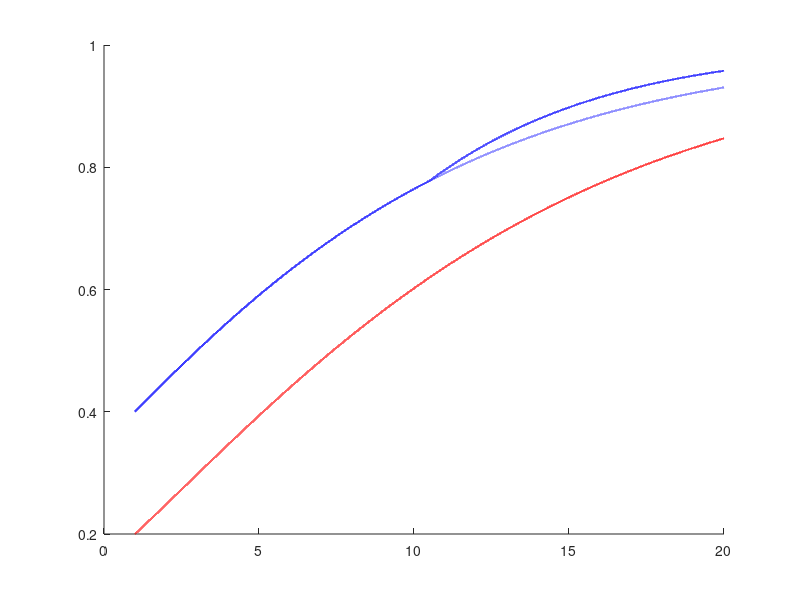

This figure's MATLAB source: (Note: this script raises an error after producing the figure.)
clear
close all
rng(1)

n=[100,500,1000,5000,10000];

c=0.5;
eff=1;

times=20;

level=0.95;
bootstrap_replications=1000;

T=100000;
time=linspace(1,times,T);


EY0s_1=0.4;
EY0s_2=0.2;

t_star=ceil(T/2);

tau=[zeros(t_star,1);ones(T-t_star,1)]*eff;

sims=1000;


eta=1+sqrt(linspace(1,times,T)/times)'-0.5*((linspace(1,times,T)/times-(1/2)).^2)';
h_1=(eta+c)/T;
h_2=(eta)/T;
h_1_treat=h_1+tau/T;

H_1=cumsum(h_1(2:end));
H_2=cumsum(h_2(2:end));

H_1_treat=cumsum(h_1_treat(2:end));


EY0_1=1-exp(-H_1)*(1-EY0s_1);
EY0_2=1-exp(-H_2)*(1-EY0s_2);

EY0_1_treat=1-exp(-H_1_treat)*(1-EY0s_1);

EY0_1=[EY0s_1;EY0_1];
EY0_2=[EY0s_2;EY0_2];
EY0_1_treat=[EY0s_1;EY0_1_treat];

%EY0_treat=1-exp(-H_1_treat)*(1-EY0s_1);

figure()
hold on

plot(linspace(1,times,T)',EY0_1_treat,'b','LineWidth',1.5)
plot(linspace(1,times,T)',EY0_2,'r','LineWidth',1.5)
plot(linspace(1,times,T)',EY0_1,'--b','LineWidth',1.5)
xl = xline((t_star)*((times-1)/(T-1))+1,'-.','$t^*$','fontsize',12,'Interpreter','latex');
hold off

%h=title(strcat('$n=$',num2str(n(l))),'Interpreter','latex');
xlabel('$t$','fontsize',12,'Interpreter','latex');
ylabel('Mean Outcome','fontsize',12,'Interpreter','latex');

lgd=legend({'$E[Y_{t,i}|G_i=1]$','$E[Y_{t,i}|G_i=2]$','$E[Y_{t,i}^{(0)}|G_i=1]$'},'Interpreter','latex','fontsize',10);
lgd.Location='southeast';
set(gcf,'position',[10,10,480,360]);
set(gca,'FontSize',12);
print(strcat('True Mean Outcomes','.jpg'),'-djpeg'); 

figure()
hold on
plot(linspace(1,times,T-1)',((T-1)/(times))*H_1_treat./(1:T-1)','b','LineWidth',1.5)
plot(linspace(1,times,T-1)',((T-1)/(times))*H_2./(1:T-1)','r','LineWidth',1.5)
plot(linspace(1,times,T-1)',((T-1)/(times))*H_1./(1:T-1)','--b','LineWidth',1.5)
xl = xline((t_star)*((times-1)/(T-1))+1,'-.','$t^*$','fontsize',12,'Interpreter','latex');
hold off


%h=title(strcat('$n=$',num2str(n)),'Interpreter','latex');
xlabel('$t$','fontsize',12,'Interpreter','latex');
ylabel('Time-Average Hazard','fontsize',12,'Interpreter','latex');

lgd=legend({'$\Delta_{t-1}R_{1,t}/(t-1)$','$\Delta_{t-1}R_{2,t}/(t-1)$','$\Delta_{t-1}R^{(0)}_{1,t}/(t-1)$'},'Interpreter','latex','fontsize',10);
lgd.Location='southeast';
set(gcf,'position',[10,10,480,360]);
set(gca,'FontSize',12);
print(strcat('True Time-Average Hazards','.jpg'),'-djpeg'); 

inc=floor(T/times);
t_star=floor(t_star/inc);

for l=1:size(n,2)

n1=n(l);
n2=n(l);

l
for m=1:sims

%Now let's draw individual-level data

y1t=zeros(times,1);
tau_true=zeros(times,1);

Y1obs=zeros(n1,times);
Y2obs=zeros(n2,times);

Y1obs(:,1)=binornd(1,EY0_1(1),n1,1);
Y2obs(:,1)=binornd(1,EY0_2(1),n2,1);

y1t(1)=EY0_1(1);
tau_true(1)=0;

for t=2:times

prob1=( EY0_1_treat((t-1)*inc) - EY0_1_treat((t-2)*inc+1) )/(1-EY0_1_treat((t-2)*inc+1));
prob2=( EY0_2((t-1)*inc) - EY0_2((t-2)*inc+1) )/(1-EY0_2((t-2)*inc+1));

Y1obs(:,t)=binornd(1,prob1,n1,1);
Y2obs(:,t)=binornd(1,prob2,n2,1);

y1t(t)=EY0_1((t-1)*inc);

tau_true(t)=EY0_1_treat((t-1)*inc)-EY0_1((t-1)*inc);
end




Y1obs=(cumsum(Y1obs,2)>0);
Y2obs=(cumsum(Y2obs,2)>0);

D=[ones(n1,1);zeros(n2,1)];
absorbed_time=[sum(Y1obs==0,2)+1;sum(Y2obs==0,2)+1];

out=durationDiD(absorbed_time,D,[],t_star,1,20,'common dynamics',bootstrap_replications,level,level);



y1=mean(Y1obs,1)';
y2=mean(Y2obs,1)';
chat_classic=mean(y1(1:t_star)-y2(1:t_star));
y1pred_classic=y2+chat_classic;
tau_classic=y1-y1pred_classic;


%bootstrap classid DiD


splits=ceil((bootstrap_replications*times*(n1+n2))/100000000); %split up the bootstrap so we don't run into memory problems

boots=ceil(bootstrap_replications/splits);

for s=1:splits

inds1=randi(n1,n1,boots);
inds2=randi(n2,n2,boots);

Y1b=Y1obs(inds1,:);
Y2b=Y2obs(inds2,:);

for b=1:boots
y1b=mean(Y1b((b-1)*n1+1:b*n1,:),1)';
y2b=mean(Y2b((b-1)*n2+1:b*n2,:),1)';
chat_classic=mean(y1b(1:t_star)-y2b(1:t_star));
y1pred_classicb(:,(s-1)*boots+b)=y2b+chat_classic;
tau_classicb(:,(s-1)*boots+b)=y1b-y1pred_classicb(:,(s-1)*boots+b);
parclassb(:,(s-1)*boots+b)=(y1b(1:t_star-1)-y2b(1:t_star-1))-(y1b(t_star)-y2b(t_star));
end
end


std_classic=sqrt(var(y1pred_classicb,[],2));
bootdiffs_classic=abs(y1pred_classicb-y1pred_classic)./std_classic;
std_classic_tau=sqrt(var(tau_classicb,[],2));
taudiffs_classic=abs(tau_classicb-tau_classic)./std_classic_tau;
std_parrclass=sqrt(var(parclassb,[],2));
parrclass=(y1(1:t_star-1)-y2(1:t_star-1))-(y1(t_star-1)-y2(t_star-1));
bootparrclass=abs(parclassb(1:t_star-2,:)-parrclass(1:t_star-2))./std_parrclass(1:t_star-2);
c_parrclass=quantile(max(bootparrclass,[],1),level,2);
CI_parrclass=[parrclass-c_parrclass*std_parrclass,parrclass+c_parrclass*std_parrclass];
c_unif_classic=quantile(max(bootdiffs_classic(t_star+1:end,:),[],1),level,2);
CI_unif_classic=[y1pred_classic-c_unif_classic*std_classic,y1pred_classic+c_unif_classic*std_classic];
c_pointwise_classic=quantile(bootdiffs_classic,level,2);
CI_pointwise_classic=[y1pred_classic-c_pointwise_classic.*std_classic,y1pred_classic+c_pointwise_classic.*std_classic];
c_unif_classic_tau=quantile(max(taudiffs_classic(t_star+1:end,:),[],1),level,2);
CI_unif_classic_tau=[tau_classic-c_unif_classic_tau*std_classic_tau,tau_classic+c_unif_classic_tau*std_classic_tau];
c_pointwise_classic_tau=quantile(taudiffs_classic,level,2);
CI_pointwise_classic_tau=[tau_classic-c_pointwise_classic_tau.*std_classic_tau,tau_classic+c_pointwise_classic_tau.*std_classic_tau];


p_values(m)=out.p_value;
CI_parrcorr(m)=all(out.CI_delta(1,2:end)<=0)*all(out.CI_delta(2,2:end)>=0);
CI_unifcorr(m)=all((out.CI_EY1_uniform(1,t_star+1:end)<=y1t(t_star+1:end)').*(out.CI_EY1_uniform(2,t_star+1:end)>=y1t(t_star+1:end)'));
CI_pointwisecorr(m)=mean((out.CI_EY1_pointwise(1,t_star+1:end)<=y1t(t_star+1:end)').*(out.CI_EY1_pointwise(2,t_star+1:end)>=y1t(t_star+1:end)'));
CI_unifcorr_tau(m)=all((out.CI_tau_uniform(1,t_star+1:end)<=tau_true(t_star+1:end)').*(out.CI_tau_uniform(2,t_star+1:end)>=tau_true(t_star+1:end)'));
CI_pointwisecorr_tau(m)=mean((out.CI_tau_pointwise(1,t_star+1:end)<=tau_true(t_star+1:end)').*(out.CI_tau_pointwise(2,t_star+1:end)>=tau_true(t_star+1:end)'));


CI_parrcorrclass(m)=all((abs(parrclass(1:t_star-1))./std_parrclass(1:t_star-1))<=c_parrclass);
CI_unifcorr_classic(m)=all((abs(y1pred_classic(t_star+1:end)-y1t(t_star+1:end))./std_classic(t_star+1:end))<=c_unif_classic);
CI_pointwisecorr_classic(m)=mean((abs(y1pred_classic(t_star+1:end)-y1t(t_star+1:end))./std_classic(t_star+1:end))<=c_pointwise_classic(t_star+1:end),1);
CI_unifcorr_classic_tau(m)=all((abs(tau_classic(t_star+1:end)-tau_true(t_star+1:end))./std_classic_tau(t_star+1:end))<=c_unif_classic_tau);
CI_pointwisecorr_classic_tau(m)=mean((abs(tau_classic(t_star+1:end)-tau_true(t_star+1:end))./std_classic_tau(t_star+1:end))<=c_pointwise_classic_tau(t_star+1:end),1);


y1preded(:,m)=out.EY1_imputed(t_star+1:end)';
taued(:,m)=out.tau(t_star+1:end)';
y1pred_classiced(:,m)=y1pred_classic(t_star+1:end);
tau_classiced(:,m)=tau_classic(t_star+1:end);
y1true(:,m)=y1t(t_star+1:end);
true_tau(:,m)=tau_true(t_star+1:end);
end

bias(l)=mean(abs(mean(y1preded-y1true,2)),1);
MSE(l)=mean(mean((y1preded-y1true).^2,2),1);

parr_rej(l)=1-mean(CI_parrcorr);
parr_rejclass(l)=1-mean(CI_parrcorrclass);

coverage_unif(l)=mean(CI_unifcorr);
coverage_point(l)=mean(CI_pointwisecorr);

bias_classic(l)=mean(abs(mean(y1pred_classiced-y1true,2)),1);
MSE_classic(l)=mean(mean((y1pred_classiced-y1true).^2,2),1);

coverage_unif_classic(l)=mean(CI_unifcorr_classic);
coverage_point_classic(l)=mean(CI_pointwisecorr_classic);

bias_tau(l)=mean(abs(mean(taued-true_tau,2)),1);
MSE_tau(l)=mean(mean((taued-true_tau).^2,2),1);

coverage_unif_tau(l)=mean(CI_unifcorr_tau);
coverage_point_tau(l)=mean(CI_pointwisecorr_tau);

bias_classic_tau(l)=mean(abs(mean(tau_classiced-true_tau,2)),1);
MSE_classic_tau(l)=mean(mean((tau_classiced-true_tau).^2,2),1);

coverage_unif_classic_tau(l)=mean(CI_unifcorr_classic_tau);
coverage_point_classic_tau(l)=mean(CI_pointwisecorr_classic_tau);


%Figure with prallel trends test

x_fill =[(2:t_star), flipud((2:t_star)')'];      
band_fill=[out.CI_delta(1,2:end), flipud(out.CI_delta(2,2:end)')']; 

figure()
hold on
plot((2:t_star)',out.delta(2:end),'g','LineWidth',1.5)
fill(x_fill, band_fill, 1,'facecolor', [0.5,0.5,0.5], 'edgecolor', 'none', 'facealpha', 0.4);

xl = xline(t_star,'-.','$t^*$','fontsize',12,'Interpreter','latex');

yl = yline(0,'--');
hold off


h=title(strcat('$n=$',num2str(n(l)),'$, T=$',num2str(times)),'Interpreter','latex');
xlabel('$t$','fontsize',12,'Interpreter','latex');

lgd=legend({'$\hat{\delta}_t$','95% Uniform CIs'},'Interpreter','latex','fontsize',10);
lgd.Location='southeast';

set(gcf,'position',[10,10,480,360]);
set(gca,'FontSize',12);


print(strcat('Parrallel Trends Test',num2str(n(l)),num2str(times),'.jpg'),'-djpeg'); 

%figure with uniform bands

figure()
hold on
plot((1:times),out.H1,'b','LineWidth',1.5)
plot((1:times),out.H2,'r','LineWidth',1.5)
plot((1:times),out.H1_imputed,'--b','LineWidth',1.5)

xl = xline(t_star,'-.','$t^*$','fontsize',12,'Interpreter','latex');

yl = yline(0,'--');
hold off


h=title(strcat('$n=$',num2str(n(l)),'$, T=$',num2str(times)),'Interpreter','latex');
xlabel('$t$','fontsize',12,'Interpreter','latex');
ylabel('$\Delta_{t-1}\hat{R}_{k,t}/(t-1)$','fontsize',12,'Interpreter','latex');

lgd=legend({'Treated','Untreated','Imputed'},'Interpreter','latex','fontsize',10);
lgd.Location='southeast';

set(gcf,'position',[10,10,480,360]);
set(gca,'FontSize',12);


print(strcat('Estimated Time-Average Hazards',num2str(n(l)),num2str(times),'.jpg'),'-djpeg'); 

%figure with uniform bands
x_fill =[(t_star+1:times), flipud((t_star+1:times)')'];      
band_fill=[out.CI_tau_uniform(1,t_star+1:end), flipud(out.CI_tau_uniform(2,t_star+1:end)')']; 


figure()
hold on
plot((1:times),out.tau,'k','LineWidth',1.5)
plot((1:times)',tau_true,'--k','LineWidth',1.5)
fill(x_fill, band_fill, 1,'facecolor', [0.5,0.5,0.5], 'edgecolor', 'none', 'facealpha', 0.4);

xl = xline(t_star,'-.','$t^*$','fontsize',12,'Interpreter','latex');
hold off

h=title(strcat('$n=$',num2str(n(l)),'$, T=$',num2str(times)),'Interpreter','latex');
xlabel('$t$','fontsize',12,'Interpreter','latex');
ylabel('$\tau_t$','fontsize',12,'Interpreter','latex');

lgd=legend({'Estimated Effect','True Effect','95% Uniform CIs'},'fontsize',10);
lgd.Location='northwest';

set(gcf,'position',[10,10,480,360]);
set(gca,'FontSize',12);


print(strcat('DiDsimunif_tau',num2str(n(l)),num2str(times),'.jpg'),'-djpeg'); 


%figure with uniform bands
x_fill =[(t_star+1:times), flipud((t_star+1:times)')'];      
band_fill=[CI_unif_classic_tau(t_star+1:end,1)', flipud(CI_unif_classic_tau(t_star+1:end,2))']; 

figure()
hold on
plot((1:times)',tau_classic,'k','LineWidth',1.5)
plot((1:times)',tau_true,'--k','LineWidth',1.5)
fill(x_fill, band_fill, 1,'facecolor', [0.5,0.5,0.5], 'edgecolor', 'none', 'facealpha', 0.4);

xl = xline(t_star,'-.','$t^*$','fontsize',12,'Interpreter','latex');
hold off

h=title(strcat('$n=$',num2str(n(l)),'$, T=$',num2str(times)),'Interpreter','latex');
xlabel('$t$','fontsize',12,'Interpreter','latex');
ylabel('$\tau_t$','fontsize',12,'Interpreter','latex');

lgd=legend({'Estimated Effect','True Effect','95% Uniform CIs'},'fontsize',10);
lgd.Location='southwest';

set(gcf,'position',[10,10,480,360]);
set(gca,'FontSize',12);

print(strcat('DiDsimunif_classic_tau',num2str(n(l)),num2str(times),'.jpg'),'-djpeg'); 

end
Varnames={'n','Mean Absolute Bias', 'MSE','Uniform Band Coverage','Pointwise Band Coverage','Mean Absolute Bias: Classic DiD','MSE: classic Did', 'Uniform Band Coverage: Classic DiD','Pointwise Band Coverage: Classic DiD'};
results_table=table(n',bias',MSE',coverage_unif',coverage_point',bias_classic',MSE_classic',coverage_unif_classic',coverage_point_classic','VariableNames',Varnames);
writetable(results_table,'MCresults_pred.xlsx');

Varnames={'n','Mean Absolute Bias', 'MSE','Uniform Band Coverage','Pointwise Band Coverage','Mean Absolute Bias: Classic DiD','MSE: classic Did', 'Uniform Band Coverage: Classic DiD','Pointwise Band Coverage: Classic DiD','Duration Parallel Trend Rejection','Classic Parallel Trend Rejection'};
results_table=table(n',bias_tau',MSE_tau',coverage_unif_tau',coverage_point_tau',bias_classic_tau',MSE_classic_tau',coverage_unif_classic_tau',coverage_point_classic_tau',parr_rej',parr_rejclass','VariableNames',Varnames);
writetable(results_table,'MCresults.xlsx');
